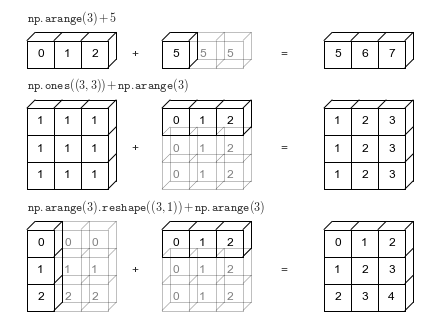
#> input picture numpy/Broadcasting.png, 432 x 324 px
$ jupyter execute --allow-errors Advanced_numpy.ipynb
#> lines starting #> are read from the running program, lines starting #| are printed output that depends on the picture
# Speed Check

[cell 1]
import numpy as np

[cell 2]
a1 = []

for i in range(10000000):
    a1.append(i)

[cell 3]
a2 = []

for i in range(10000000,20000000):
    a2.append(i)

### Sum operation on a list

[cell 4]
import time

start = time.time()
a3 = []

for i in range(len(a1)):
    a3.append(a1[i]+a2[i])

print(time.time()-start)

### Sum operation in numpy

[cell 5]
a4 = np.arange(10000000)
a5 = np.arange(10000000,20000000)

[cell 6]
start = time.time()

a4+a5

print(time.time()-start)

### Numpy is better for data analysis because

1. takes less time to do the same task
2. have flexbility in datatype storage unit like int32, int16
3. much convenient to do the complex task by simple syntax

# Fancy Indexing

Fancy Indexing is a powerful feature in NumPy that allows you to access or modify specific elements of an array using arrays of indices (integers) or boolean masks.

### Integer Array Indexing
Instead of using scalars (like arr[5]) or slices (like arr[1:5]), you pass a list or an array of integers to pick out specific elements.

- **1D Arrays**: Pass a list of the exact positions you want.

    - *Example*: arr[[0, 2, 4]] returns the 1st, 3rd, and 5th elements.

- **2D Arrays**: Pass two lists representing the row and column coordinates.

    - **Syntax**: arr[[row1, row2], [col1, col2]]

    - *Result*: This returns elements at coordinates (row1, col1) and (row2, col2).

[cell 7]
a1 = np.arange(24).reshape(4,6)
a1

[cell 8]
# Extract 1st, 3rd, 4th rows

a1[[0,2,3],:]

[cell 9]
# Extract 2nd, 5th, 6th columns

a1[:, [1,4,5]]

[cell 10]
# Extract 0 and 7

a1[[0,1],[0,1]]

[cell 11]
# Extract 14, 22, 23

a1[[2,3,3],[2,4,5]]

### Boolean Indexing (Masking)
Boolean indexing allows you to select elements based on a logical condition rather than their position.

- **How it works**: You create a "mask" (an array of True and False) by applying a condition to the array.

- **Syntax**: arr[condition]

- **Use Case**: Filtering data, such as removing outliers or selecting values within a specific range.

[cell 12]
a1 = np.random.randint(1,100,72).reshape(8,9)
a1

[cell 13]
# Extract where numbers are greater than 60 and even

mask =  (a1 > 60) & (a1 % 2 == 0)
mask

[cell 14]
a1[mask]

[cell 15]
# Extract where numbers are either greater than 60 or even

mask = (a1 > 60) | (a1 % 2 == 0)
mask

[cell 16]
a1[mask]

# Broadcasting

The term broadcasting describes how NumPy treats arrays with different shapes during arithmetic operations.

The smaller array is “broadcast” across the larger array so that they have compatible shapes.

# Broadcasting Rules

**1. Make the two arrays have the same number of dimensions.**<br>
- If the numbers of dimensions of the two arrays are different, add new dimensions with size 1 to the head of the array with the smaller dimension.<br>

**2. Make each dimension of the two arrays the same size.**<br>
- If the sizes of each dimension of the two arrays do not match, dimensions with size 1 are stretched to the size of the other array.
- If there is a dimension whose size is not 1 in either of the two arrays, it cannot be broadcasted, and an error is raised.

[cell 17]
import cv2
import matplotlib.pyplot as plt

file_path = 'Broadcasting.png'

img = cv2.imread(file_path)
#> img is the input picture: shape (324, 432, 3); min 0, max 255, mean 241.6
image = cv2.cvtColor(img, cv2.COLOR_BGR2RGB)
plt.imshow(image)
plt.show()

[cell 18]
a1 = np.arange(18).reshape(3,6)
a2 = np.arange(5)
a2.shape

In order to perform the arithimetic operation between a1 and a2, we have to use the broadcast technique.

It is done by  firstly, converting the shape of a2 from (5,) to (1,5), then, checking whether the shapes of both numpy arrays are same or not.

Since, it is not same (3,6) != (1,5), then apply, second broadcasting rule which is to stretch the 1 to the shape of the larger numpy array, so, a2 shape now become (3,5).

Since, it is not equal then it throws an error while performing any kind of arithmetic operations.

#> (a cell that did not finish here is left out)

[cell 20]
a1 = np.arange(12).reshape(3,4)
a2 = np.arange(4)

Here, firstly, dimension of a2 changes from (4,) -> (1,4)
Then, strech 1 to 3
It makes a2 shape = (3,4)

so, here we can perform any kind of arithmetic operations

[cell 21]
a1+a2

[cell 22]
a1-a2

[cell 23]
a1*a2

[cell 24]
a1 = np.arange(16).reshape(4,4)
a2 = np.arange(4).reshape(2,2)

Since dimension of a1, a2 is same, so checking if there is 1 present then, we can strech it, but since there is no 1, brocasting failed, and raises an error while doing arithmetic operations.

#> (a cell that did not finish here is left out)

# Working with Mathematical formula

1. Sigmoid Function

    $S(x) = \frac{1}{1 + e^{-x}}$

[cell 26]
def sigmoid(array):
    return 1/(1+np.exp((-1)*array))

[cell 27]
a = np.arange(20)

[cell 28]
sigmoid(a)

[cell 29]
np.round(sigmoid(a), decimals=2)

[cell 30]
b= np.arange(20).reshape(4,-1)

[cell 31]
sigmoid(b)

[cell 32]
np.round(sigmoid(b), decimals=2)

2. Mean Square Error
    $$MSE = \frac{1}{n} \sum_{i=1}^{n} (y_i - \hat{y}_i)^2$$

[cell 33]
a1 = np.random.randint(1,100,25).reshape(5,5)
p1 = np.random.randint(1,100,25).reshape(5,5)

[cell 34]
def mse(actual, predicted):
    return np.mean((actual-predicted)**2)

[cell 35]
a1

[cell 36]
p1

[cell 37]
mse(a1,p1)

3. Binary Cross Entropy
    $$BCE = -\frac{1}{n} \sum_{i=1}^{n} [y_i \log(\hat{y}_i) + (1 - y_i) \log(1 - \hat{y}_i)]$$

[cell 38]
def bce(actual, predicted):
    return np.mean(-1 * ((actual * np.log(predicted))+ ((1-actual) * np.log(1-predicted))))

[cell 39]
a1 = np.linspace(0.1, 0.95, 25).reshape(5,5)
p1 = np.linspace(0.1, 0.95, 25).reshape(5,5)

[cell 40]
a1

[cell 41]
p1

[cell 42]
bce(a1,p1)

# nan values

[cell 43]
a1 = np.array([1,2,3,4,5,np.nan,7,8])
a1

Remove nan from the numpy array

[cell 44]
mask = np.isnan(a1)
mask

~ represents negation

[cell 45]
a1[~mask]

# Working with Graphs

[cell 46]
import matplotlib.pyplot as plt

[cell 47]
# y=x

x = np.linspace(-50,50,100)
y = x

plt.plot(x,y)
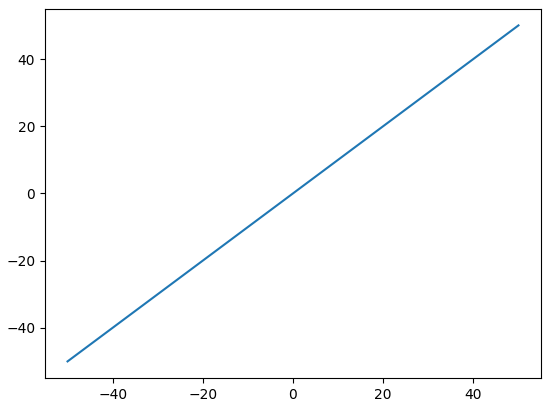
#> figure drawn by matplotlib, 1 panel; curve peaks at x = 50, y = 50

[cell 48]
# y = xlogx

y = x * np.log(x)

plt.plot(x,y)
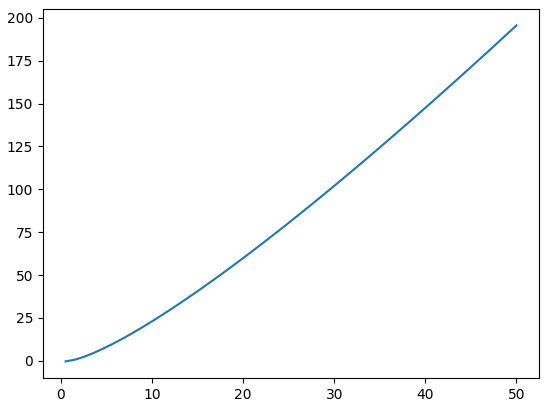
#> figure drawn by matplotlib, 1 panel
